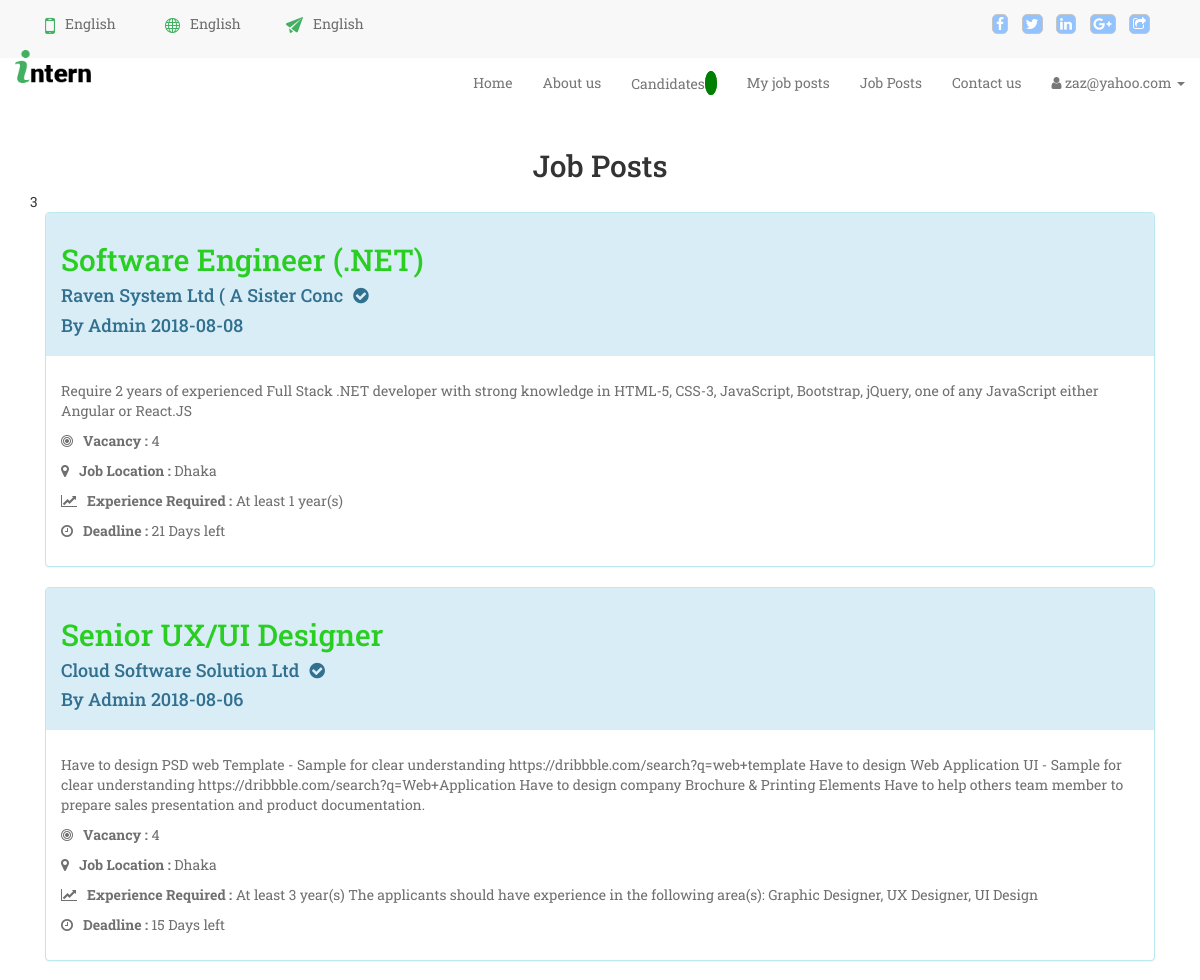
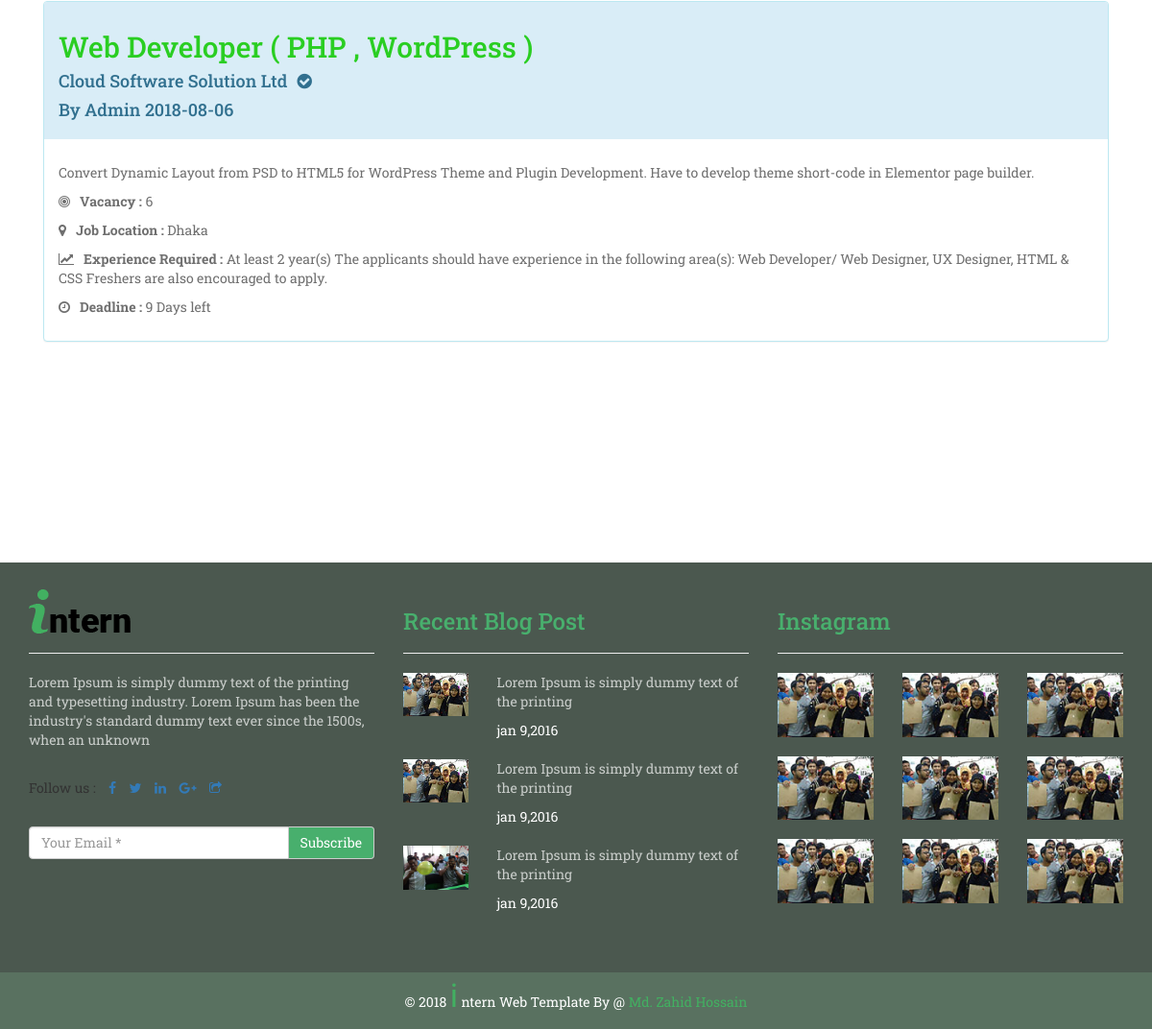
The page /jobPostsss.php?location=Dhaka (signed in) on the database its author committed (2 pictures, top to bottom).
### tables this page shows
CREATE TABLE `jobpost` (
  `id` int(11) NOT NULL,
  `title` text NOT NULL,
  `empId` int(11) NOT NULL,
  `companyName` varchar(32) NOT NULL,
  `vacancy` varchar(10) NOT NULL,
  `context` text NOT NULL,
  `description` text NOT NULL,
  `empStatus` varchar(10) NOT NULL,
  `eduRequirement` text NOT NULL,
  `expRequirement` text NOT NULL,
  `addRequirement` text NOT NULL,
  `jobLocation` text NOT NULL,
  `salary` int(10) NOT NULL,
  `degree` varchar(32) NOT NULL,
  `browseCatg` varchar(32) NOT NULL,
  `postTime` date NOT NULL,
  `expDate` date DEFAULT NULL,
  `deletedAt` timestamp NULL DEFAULT NULL
);

### jobPostsss.php (the view, shortened to what this page needs)
<?php
include "includes/header.php";
?>
       <?php include "includes/head.php" ?>
        <?php include "includes/navbar.php" ?>
        <div class="container">
           <h2 style="text-align:center;">Job Posts</h2>
           <div class="jobPost">
                <?php
                    require 'config.php';
                    global $query;
                    if(isset($_GET['location'])){
                        $location = $_GET['location'];
                        $query = "select * from jobpost where jobLocation = '$location' AND deletedAt is null order by id desc ";
                    }
                    else if(isset($_GET['category'])){
                        $category = $_GET['category'];
                        $query = "select * from jobpost where browseCatg = '$category' AND deletedAt is null order by id desc ";
                    }
                    $result = mysqli_query($conn,$query);
                    $count =  mysqli_num_rows($result);
                            echo $count;
                    if(mysqli_num_rows($result) > 0){
                        while($row = mysqli_fetch_assoc($result)){
                            $id = $row['id'];
                            $title = $row['title'];
                            $companyName = $row['companyName'];
                            $vacancy = $row['vacancy'];
                            $description = $row['description'];
                            $expRequirement = $row['expRequirement'];
                            $jobLocation = $row['jobLocation'];
                            $postTime = $row['postTime'];
                            $expDate = $row['expDate'];
                            $daydiff=floor((abs(strtotime($postTime) - strtotime($expDate))/(60*60*24)));
                            ?>
                            <div class="col-sm-12">
                            <div class="panel-group">
                               <div class="panel panel-info">
                                   <div class="panel-heading">
                                      <h2 ><a style="text-decoration:none;color:#2ace22;" href="singleJob.php?id=<?php echo $id ?>"><?php echo $title ?></a></h2>
                                      <h4><?php echo $companyName ?><i class="fa fa-check-circle" aria-hidden="true" style="margin-left:10px;"></i></h4>
                                      <h4>By Admin <?php echo $postTime; ?></h4>
                                   </div>
                                   <div class="panel-body">
                                       <p class = "jobpost"><?php echo $description ?></p>
                                        <p class = "jobpost"><i class="fa fa-bullseye" aria-hidden="true"></i><b>Vacancy : </b><?php echo $vacancy ?></p>
                                        <p class = "jobpost"><i class="fa fa-map-marker" aria-hidden="true"></i><b>Job Location : </b><?php echo $jobLocation ?></p>
                                        <p class = "jobpost"><i class="fa fa-line-chart" aria-hidden="true"></i><b>Experience Required : </b><?php echo $expRequirement ?></p>
                                        <p class = "jobpost"><i class="fa fa-clock-o" aria-hidden="true"></i><b>Deadline : </b><?php echo $daydiff ?> Days left</p>
                                    </div>
                               </div>
                            </div>
                       </div>
                     <?php   }
                    }
                    else
                    {
                        echo "Nothing found in db".mysqli_connect_error();
                    }
                ?>
            </div>
        </div>
       <?php include "includes/last.php" ?>
       <?php include "includes/footer.php" ?>

### css/style.css (style rules this page uses)
body { font-family: 'Roboto Slab', serif; }
p { opacity: .7; }
.jobpost { margin-top: 10px; }
.jobpost b { margin-left: 10px; }

### rows shown on the page
jobpost: title "Software Engineer (.NET)", companyName "Raven System Ltd ( A Sister Conc", postTime "2018-08-08", description "Require 2 years of experienced Full Stack .NET developer with strong knowledge in HTML-5, CSS-3, JavaScript, Bootstrap, jQuery, one of any JavaScript either Angular or React.JS", vacancy "4", jobLocation "Dhaka", expRequirement "At least 1 year(s)", daydiff "21"
jobpost: title "Senior UX/UI Designer", companyName "Cloud Software Solution Ltd", postTime "2018-08-06", description "Have to design PSD web Template - Sample for clear understanding https://dribbble.com/search?q=web+template Have to design Web Application UI - Sample for clear understanding https://dribbble.com/search?q=Web+Application Have to design company Brochure & Printing Elements Have to help others team member to prepare sales presentation and product documentation.", vacancy "4", jobLocation "Dhaka", expRequirement "At least 3 year(s) The applicants should have experience in the following area(s): Graphic Designer, UX Designer, UI Design", daydiff "15"
jobpost: title "Web Developer ( PHP , WordPress )", companyName "Cloud Software Solution Ltd", postTime "2018-08-06", description "Convert Dynamic Layout from PSD to HTML5 for WordPress Theme and Plugin Development. Have to develop theme short-code in Elementor page builder.", vacancy "6", jobLocation "Dhaka", expRequirement "At least 2 year(s) The applicants should have experience in the following area(s): Web Developer/ Web Designer, UX Designer, HTML & CSS Freshers are also encouraged to apply.", daydiff "9"

### other values the page prints
$en "zaz@yahoo.com"
$count "3"
